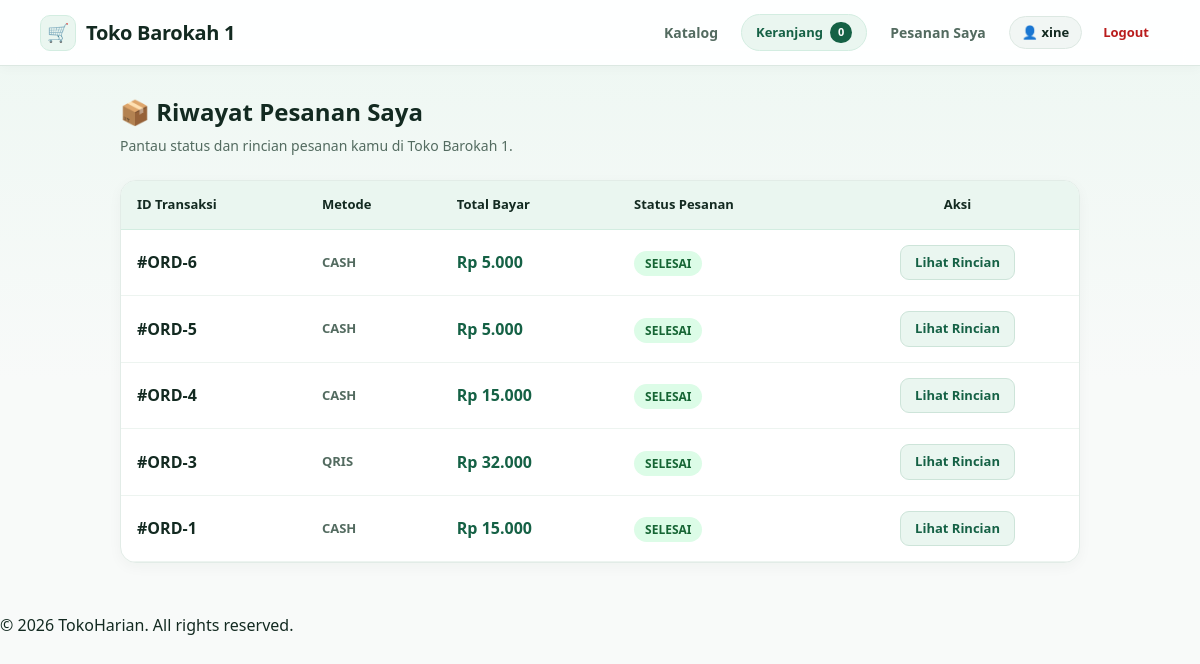
Page /pesanan_saya.php (signed in) on the committed database.
### tables this page shows
CREATE TABLE `orders` (
  `id_order` int(11) NOT NULL,
  `id_user` int(11) DEFAULT NULL,
  `total_harga` int(11) NOT NULL,
  `metode_pembayaran` varchar(50) NOT NULL DEFAULT 'cash',
  `status` varchar(50) NOT NULL DEFAULT 'pending',
  `tanggal_order` timestamp NOT NULL DEFAULT current_timestamp(),
  `nama_pemesan` varchar(100) DEFAULT NULL,
  `no_hp` varchar(20) DEFAULT NULL,
  `alamat` text DEFAULT NULL,
  `total_bayar` int(11) DEFAULT NULL,
  `bukti_pembayaran` varchar(255) DEFAULT NULL
);

### pesanan_saya.php (the view, shortened to what this page needs)
<?php
require_once 'config/database.php';
$user_id = (int)$_SESSION['user']['id_user'];
$query   = "SELECT * FROM orders WHERE id_user = '$user_id' ORDER BY id_order DESC";
$result  = mysqli_query($conn, $query);
include 'includes/header.php';
?>
<div style="max-width: 1000px; margin: 0 auto; padding: 28px 20px 50px;">
    <h2 style="font-size: 24px; color: #132a21; margin-bottom: 5px;">📦 Riwayat Pesanan Saya</h2>
    <p style="color: #536b60; font-size: 14px; margin-bottom: 24px;">Pantau status dan rincian pesanan kamu di Toko Barokah 1.</p>
    <?php if ($result && mysqli_num_rows($result) > 0) : ?>
        <div style="background: #ffffff; border: 1px solid #e2ece7; border-radius: 16px; overflow-x: auto; box-shadow: 0 4px 14px rgba(19, 42, 33, 0.04);">
            <table style="width: 100%; border-collapse: collapse; min-width: 560px;">
                <thead>
                    <tr style="background: #eaf6f0; color: #132a21; text-align: left; border-bottom: 1px solid #d3ede1;">
                        <th style="padding: 14px 16px; font-size: 13px;">ID Transaksi</th>
                        <th style="padding: 14px 16px; font-size: 13px;">Metode</th>
                        <th style="padding: 14px 16px; font-size: 13px;">Total Bayar</th>
                        <th style="padding: 14px 16px; font-size: 13px;">Status Pesanan</th>
                        <th style="padding: 14px 16px; font-size: 13px; text-align: center;">Aksi</th>
                    </tr>
                </thead>
                <tbody>
                    <?php while ($row = mysqli_fetch_assoc($result)) :
                        $total_tampil = $row['total_bayar'] ?? $row['total_harga'] ?? 0;
                        $st = strtolower($row['status'] ?? 'pending');
                        $bg = '#fef3c7'; $col = '#92400e';
                        if ($st === 'selesai') { $bg = '#dcfce7'; $col = '#166534'; }
                    ?>
                        <tr style="border-bottom: 1px solid #edf4f0;">
                            <td style="padding: 15px 16px;"><strong>#ORD-<?php echo (int)$row['id_order']; ?></strong></td>
                            <td style="padding: 15px 16px; text-transform: uppercase; font-size: 13px; color: #536b60; font-weight: 600;">
                                <?php echo htmlspecialchars($row['metode_pembayaran'] ?? 'COD'); ?>
                            </td>
                            <td style="padding: 15px 16px; font-weight: 800; color: #156145;">
                                Rp <?php echo number_format($total_tampil, 0, ',', '.'); ?>
                            </td>
                            <td style="padding: 15px 16px;">
                                <span style="background: <?php echo $bg; ?>; color: <?php echo $col; ?>; padding: 4px 11px; border-radius: 999px; font-size: 12px; font-weight: 700; text-transform: uppercase;">
                                    <?php echo htmlspecialchars($row['status'] ?? 'pending'); ?>
                                </span>
                            </td>
                            <td style="padding: 15px 16px; text-align: center;">
                                <a href="pesanan_saya_detail.php?id=<?php echo (int)$row['id_order']; ?>" class="btn-press" style="padding: 7px 14px; font-size: 13px; text-decoration: none; display: inline-block; background: #eaf6f0; color: #156145; border: 1px solid #cde4d9; border-radius: 9px; font-weight: 700;">Lihat Rincian</a>
                            </td>
                        </tr>
                    <?php endwhile; ?>
                </tbody>
            </table>
        </div>
    <?php endif; ?>
</div>
<?php
include 'includes/footer.php';
?>

### includes/header.php (style rules this page uses)
:root { --bg-offwhite: #f8faf9; --mint-soft: #eaf6f0; --mint-mid: #d3ede1; --sage-border: #dce8e2; --sage-hover: #a7cbb9; --sage-text: #536b60; --forest-primary: #156145; --forest-dark: #104934; --ink-dark: #132a21; --white: #ffffff; }
* { box-sizing: border-box; margin: 0; padding: 0; font-family: 'Segoe UI', system-ui, -apple-system, BlinkMacSystemFont, Roboto, sans-serif; }
html { scroll-behavior: smooth; }
body { background-color: var(--bg-offwhite); background-image: linear-gradient(180deg, #edf7f2 0%, #f8faf9 380px, #f8faf9 100%); background-repeat: no-repeat; color: var(--ink-dark); min-height: 100vh; line-height: 1.5; }
.btn-press { transition: transform 0.15s ease, background 0.2s ease, color 0.2s ease; cursor: pointer; }

### rows in the picture
orders: id_order "6", metode_pembayaran "CASH", total_tampil "5.000", status "SELESAI"
orders: id_order "5", metode_pembayaran "CASH", total_tampil "5.000", status "SELESAI"
orders: id_order "4", metode_pembayaran "CASH", total_tampil "15.000", status "SELESAI"
orders: id_order "3", metode_pembayaran "QRIS", total_tampil "32.000", status "SELESAI"
orders: id_order "1", metode_pembayaran "CASH", total_tampil "15.000", status "SELESAI"

### other values in the picture
$cart_count "0"
